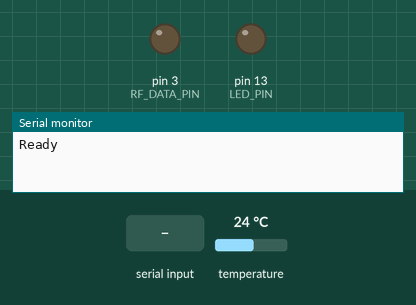
Simulated run of this sketch. Board: Arduino Uno, built with avr-gcc and run on an emulated ATmega328P. Shown: output pins drawn as LEDs (lit = HIGH), the last lines printed to the serial monitor. The test bench sets the inputs (shaded band); at power-on: temperature 24 °C.

Above: at 1.2 s.
1.3 s: "A" received over Serial
At 1.4 s:
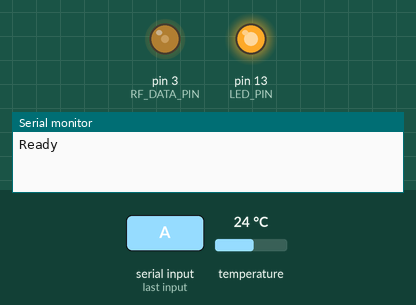
4.3 s: byte 99 ('c') received over Serial
At 4.52 s:
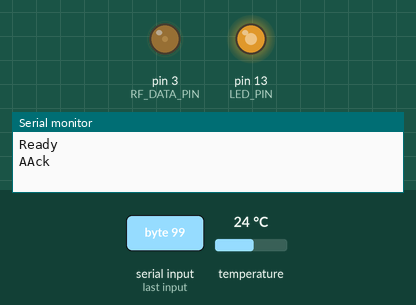
7.3 s: byte 116 ('t') received over Serial
At 8.1 s:
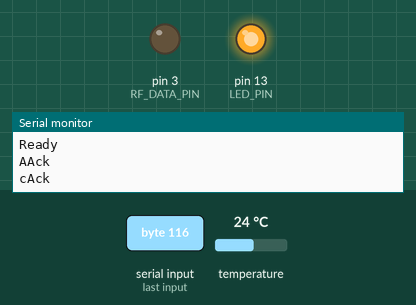
9.8 s: byte 102 ('f') received over Serial
At 10.21 s:
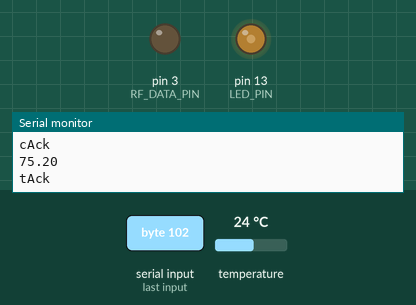
12.8 s: "B" received over Serial
At 13.1 s:
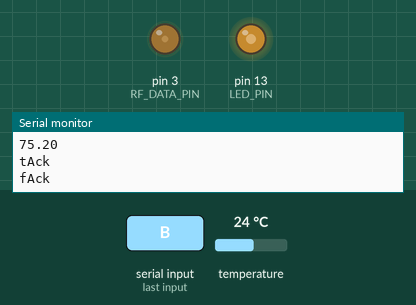
15.8 s: "C" received over Serial
At 16.7 s:
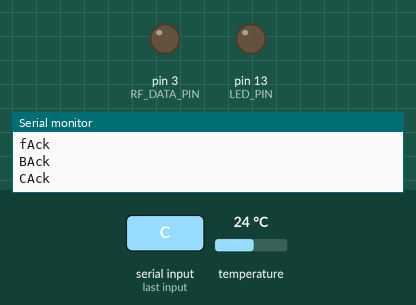
Timing chart, 0 to 18.8 s (numbered marks = the images above; inputs shaded):
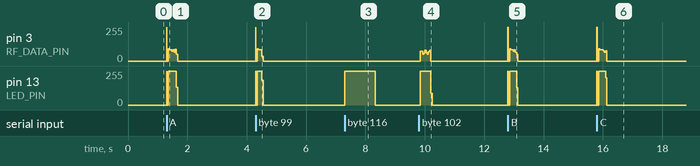

Measured:
- after the input at 1.3 s, pin 13 (LED_PIN): 0/255 → 254/255 at once, → 0/255 0.33 s later
- after the input at 4.3 s, pin 3 (RF_DATA_PIN): 0/255 → 86/255 at once, → 0/255 0.21 s later; pin 13 (LED_PIN): 0/255 → 254/255 at once, → 0/255 0.21 s later
- after the input at 7.3 s, pin 13 (LED_PIN): 0/255 → 255/255 at once, → 0/255 1.0 s later
- after the input at 12.8 s, pin 13 (LED_PIN): 0/255 → 254/255 at once, → 0/255 0.29 s later
- after the input at 15.8 s, pin 3 (RF_DATA_PIN): 0/255 → 86/255 at once, → 0/255 0.21 s later; pin 13 (LED_PIN): 0/255 → 254/255 at once, → 0/255 0.29 s later

The sketch:

HomeControl.ino
```cpp
// Home monitoring and control

#include <OneWire.h>

#define RF_DATA_PIN 3
#define TEMP_PIN 2
#define LED_PIN 13

// The transmitters
class FanTransmitter {
public:

  FanTransmitter() :
  gap_(14375),
  sLow_(875),
  sHigh_(375),
  lLow_(500),
  lHigh_(792),
  quiet_(102900)
  {
  }

  void transmitCodeString(const String& code) {
    // Run through the code string and sent out bits
    for ( int i=0; i < code.length(); i++) {
      switch ( code[i] ) {
      case 'S':
        transmit(sLow_, sHigh_);
        break;

      case 'L':
        transmit(lLow_, lHigh_);
        break;

      case 'G':
        transmit(gap_, 0);
        break;

      case 'Q':
        transmit(quiet_,0);
        break;
      }
    }
  }

  void transmit(int usecsOff, int usecsOn) {

    digitalWrite(LED_PIN, HIGH);
    // first turn off
    if ( usecsOff > 0 ) {
      digitalWrite(RF_DATA_PIN, LOW);
      delayMicroseconds(usecsOff);
    }

    // Turn on
    if (usecsOn > 0 ) {
      digitalWrite(RF_DATA_PIN, HIGH);
      delayMicroseconds(usecsOn);
    }

    // Turn pin off again
    digitalWrite(RF_DATA_PIN, LOW);

    digitalWrite(LED_PIN, LOW);

  }

private:
  float gap_, sLow_, sHigh_, lLow_, lHigh_, quiet_;

};


class RFOutletTransmitter {
public:

  RFOutletTransmitter() :
  longMarker_(10166),
  longTime_(1750),
  shortTime_(582)
  {
  }

  void transmitCodeString(const String& code) {
    // Run through the code and send out bits
    for (int i=0; i< code.length(); i++) {
      switch ( code[i] ) {
      case 'M':
        // Transmit long high marker
        transmit(longMarker_, 0);
        break;

      case 'L':
        // Transmit long low marker
        transmit(0, longMarker_);
        break;

      case 'A':
        // Transmit A (long on, short off)
        transmit(longTime_, shortTime_);
        break;

      case 'B':
        // Transmit B (short on, long off)
        transmit(shortTime_, longTime_);
      }
    }
  }

  void transmit(int usecsOn, int usecsOff) {

    digitalWrite(LED_PIN, HIGH);
    // first turn on
    if ( usecsOn > 0 ) {
      digitalWrite(RF_DATA_PIN, HIGH);
      delayMicroseconds(usecsOn);
    }

    // Turn back off
    if (usecsOff == 0 ) usecsOff=1;
    digitalWrite(RF_DATA_PIN, LOW);
    delayMicroseconds(usecsOff);

    digitalWrite(LED_PIN, LOW);

  }

private:
  const int longMarker_;
  const int longTime_;
  const int shortTime_;

};

// Class for fan code
class FanCode {
public:

  FanCode( String stuff, int mult ) :
  stuff_(stuff),
  mult_(mult)
  {
  }

  String constructCodeString() {
    String code = "";
    for ( int i = 0; i < mult_; ++i ) {
      code += stuff_;
    }

    code += "Q";

    return code;
  }

private:
  String stuff_;
  int mult_;
};

// Class for code
class OutletCode {
public:

  // C'tor
  OutletCode(String S, String s, int mult) :
  S_(S),
  s_(s),
  mult_(mult)
  {
  }

  // Construct the code
  String constructCodeString() {
    String code = "M";

    for ( int i=0; i < mult_; ++i ) {
      code += S_;
    }

    code += s_;

    return code;
  }

private:
  String S_;
  String s_;
  int mult_;
};

// The RF outlets codes
OutletCode s1on( "BAABABBBABBBBBBAL", "BAABABB", 6);
OutletCode s2on( "BAABABBBBBABBBBAL", "BAABABBBBB", 5);
OutletCode s3on( "BAABABBABBBBBBBAL", "BAABABBABBBBBBB", 5);
OutletCode s1off("BAABABBBBABBBBBAL", "BAABABB", 4);
OutletCode s2off("BAABABBBBBBABBBAL", "BAABABBBBBBABBB", 4);
OutletCode s3off("BAABABABBBBBBBBAL", "", 4);

// The fan code
FanCode fanToggle("SSSSLLSSLLLLLG", 12);

// Temperature stuff
OneWire ds(TEMP_PIN);

float getTemp() {
  //returns the temperature from one DS18S20 in DEG F
  digitalWrite(LED_PIN, HIGH);

  byte data[12];
  byte addr[8];

  if ( !ds.search(addr)) {
    //no more sensors on chain, reset search
    ds.reset_search();
    return -1000;
  }

  if ( OneWire::crc8( addr, 7) != addr[7]) {
    return -2000;
  }

  if ( addr[0] != 0x10 && addr[0] != 0x28) {
    return -3000;
  }

  ds.reset();
  ds.select(addr);
  ds.write(0x44,1); // start conversion, with parasite power on at the end

  delay(1000);

  byte present = ds.reset();
  ds.select(addr);
  ds.write(0xBE); // Read Scratchpad


  for (int i = 0; i < 9; i++) { // we need 9 bytes
    data[i] = ds.read();
  }

  ds.reset_search();

  unsigned int raw = (data[1] << 8) | data[0];
  byte cfg = (data[4] & 0x60);
  if (cfg == 0x00) raw = raw << 3;  // 9 bit resolution, 93.75 ms
  else if (cfg == 0x20) raw = raw << 2; // 10 bit res, 187.5 ms
  else if (cfg == 0x40) raw = raw << 1; // 11 bit res, 375 ms
  // default is 12 bit resolution, 750 ms conversion time
  float celsius = (float)raw / 16.0;
  float fahrenheit = celsius * 1.8 + 32.0;

  digitalWrite(LED_PIN, LOW);

  return fahrenheit;
}

// Transmitters
RFOutletTransmitter t;
FanTransmitter f;

// the setup routine runs once when you press reset:
void setup() {
  // initialize serial communication at 9600 bits per second:
  Serial.begin(9600);

  // Set up the pins
  pinMode(LED_PIN, OUTPUT);
  pinMode(RF_DATA_PIN, OUTPUT);

  Serial.println("Ready");
}

// the loop routine runs over and over again forever:
void loop() {

  // Get a command from the serial port
  // A = turn on S1
  // B = turn on S2
  // C = turn on S3
  // a = turn off S1
  // b = turn off S2
  // c = turn off S3
  // t = get temp
  // toggle fan

    if ( Serial.available() > 0 ) {
    char command = Serial.read();

    switch (command) {
    case 'A':
      t.transmitCodeString( s1on.constructCodeString() );
      break;

    case 'B':
      t.transmitCodeString( s2on.constructCodeString() );
      break;

    case 'C':
      t.transmitCodeString( s3on.constructCodeString() );
      break;

    case 'a':
      t.transmitCodeString( s1off.constructCodeString() );
      break;

    case 'b':
      t.transmitCodeString( s2off.constructCodeString() );
      break;

    case 'c':
      t.transmitCodeString( s3off.constructCodeString() );
      break;

    case 't':
      Serial.println( getTemp() );
      break;

    case 'f':
      f.transmitCodeString( fanToggle.constructCodeString() );
      break;

    default:
      Serial.println("??");
      break;
    }

    delay(500);

    Serial.print(command);
    Serial.println("Ack");

  }
}
```
